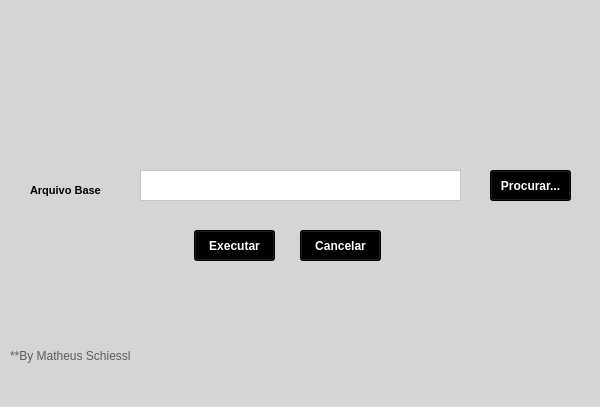
<?xml version="1.0" encoding="UTF-8"?>
<ui version="4.0">
 <class>MainWindow</class>
 <widget class="QMainWindow" name="MainWindow">
  <property name="enabled">
   <bool>true</bool>
  </property>
  <property name="geometry">
   <rect>
    <x>0</x>
    <y>0</y>
    <width>600</width>
    <height>407</height>
   </rect>
  </property>
  <property name="sizePolicy">
   <sizepolicy hsizetype="Fixed" vsizetype="Fixed">
    <horstretch>0</horstretch>
    <verstretch>0</verstretch>
   </sizepolicy>
  </property>
  <property name="minimumSize">
   <size>
    <width>600</width>
    <height>407</height>
   </size>
  </property>
  <property name="maximumSize">
   <size>
    <width>600</width>
    <height>407</height>
   </size>
  </property>
  <property name="baseSize">
   <size>
    <width>530</width>
    <height>407</height>
   </size>
  </property>
  <property name="windowTitle">
   <string>Preenchimento Navegador</string>
  </property>
  <property name="styleSheet">
   <string notr="true">background-color: rgb(213, 213, 213);</string>
  </property>
  <widget class="QWidget" name="centralwidget">
   <widget class="QPushButton" name="pushButton">
    <property name="enabled">
     <bool>true</bool>
    </property>
    <property name="geometry">
     <rect>
      <x>490</x>
      <y>170</y>
      <width>81</width>
      <height>31</height>
     </rect>
    </property>
    <property name="sizePolicy">
     <sizepolicy hsizetype="Expanding" vsizetype="Expanding">
      <horstretch>0</horstretch>
      <verstretch>0</verstretch>
     </sizepolicy>
    </property>
    <property name="font">
     <font>
      <weight>75</weight>
      <bold>true</bold>
     </font>
    </property>
    <property name="mouseTracking">
     <bool>false</bool>
    </property>
    <property name="styleSheet">
     <string notr="true">color: rgb(255, 255, 255);
background-color: rgb(0, 0, 0);</string>
    </property>
    <property name="text">
     <string>Procurar...</string>
    </property>
   </widget>
   <widget class="QPushButton" name="pushButton_2">
    <property name="geometry">
     <rect>
      <x>194</x>
      <y>230</y>
      <width>81</width>
      <height>31</height>
     </rect>
    </property>
    <property name="sizePolicy">
     <sizepolicy hsizetype="Expanding" vsizetype="Expanding">
      <horstretch>0</horstretch>
      <verstretch>0</verstretch>
     </sizepolicy>
    </property>
    <property name="font">
     <font>
      <weight>75</weight>
      <bold>true</bold>
     </font>
    </property>
    <property name="styleSheet">
     <string notr="true">color: rgb(255, 255, 255);
background-color: rgb(0, 0, 0);</string>
    </property>
    <property name="text">
     <string>Executar</string>
    </property>
   </widget>
   <widget class="QPushButton" name="pushButton_3">
    <property name="geometry">
     <rect>
      <x>300</x>
      <y>230</y>
      <width>81</width>
      <height>31</height>
     </rect>
    </property>
    <property name="sizePolicy">
     <sizepolicy hsizetype="Expanding" vsizetype="Expanding">
      <horstretch>0</horstretch>
      <verstretch>0</verstretch>
     </sizepolicy>
    </property>
    <property name="font">
     <font>
      <weight>75</weight>
      <bold>true</bold>
     </font>
    </property>
    <property name="styleSheet">
     <string notr="true">color: rgb(255, 255, 255);
background-color: rgb(0, 0, 0);</string>
    </property>
    <property name="text">
     <string>Cancelar</string>
    </property>
   </widget>
   <widget class="QTextEdit" name="textEdit">
    <property name="geometry">
     <rect>
      <x>140</x>
      <y>170</y>
      <width>321</width>
      <height>31</height>
     </rect>
    </property>
    <property name="sizePolicy">
     <sizepolicy hsizetype="Preferred" vsizetype="Expanding">
      <horstretch>0</horstretch>
      <verstretch>0</verstretch>
     </sizepolicy>
    </property>
    <property name="cursor" stdset="0">
     <cursorShape>ArrowCursor</cursorShape>
    </property>
    <property name="acceptDrops">
     <bool>true</bool>
    </property>
    <property name="toolTip">
     <string/>
    </property>
    <property name="layoutDirection">
     <enum>Qt::LeftToRight</enum>
    </property>
    <property name="autoFillBackground">
     <bool>false</bool>
    </property>
    <property name="styleSheet">
     <string notr="true">background-color: rgb(255, 255, 255);</string>
    </property>
    <property name="verticalScrollBarPolicy">
     <enum>Qt::ScrollBarAlwaysOff</enum>
    </property>
   </widget>
   <widget class="QLabel" name="label">
    <property name="geometry">
     <rect>
      <x>30</x>
      <y>170</y>
      <width>101</width>
      <height>41</height>
     </rect>
    </property>
    <property name="sizePolicy">
     <sizepolicy hsizetype="Fixed" vsizetype="Fixed">
      <horstretch>0</horstretch>
      <verstretch>0</verstretch>
     </sizepolicy>
    </property>
    <property name="minimumSize">
     <size>
      <width>71</width>
      <height>41</height>
     </size>
    </property>
    <property name="font">
     <font>
      <pointsize>8</pointsize>
      <weight>75</weight>
      <bold>true</bold>
     </font>
    </property>
    <property name="text">
     <string>Arquivo Base </string>
    </property>
   </widget>
   <widget class="QLabel" name="label_3">
    <property name="geometry">
     <rect>
      <x>10</x>
      <y>340</y>
      <width>121</width>
      <height>31</height>
     </rect>
    </property>
    <property name="styleSheet">
     <string notr="true">color: rgb(91, 91, 91);</string>
    </property>
    <property name="text">
     <string>**By Matheus Schiessl</string>
    </property>
   </widget>
  </widget>
  <widget class="QMenuBar" name="menubar">
   <property name="geometry">
    <rect>
     <x>0</x>
     <y>0</y>
     <width>600</width>
     <height>22</height>
    </rect>
   </property>
  </widget>
  <widget class="QStatusBar" name="statusbar"/>
  <action name="actionTeste">
   <property name="text">
    <string>Teste</string>
   </property>
  </action>
 </widget>
 <resources/>
 <connections/>
</ui>
